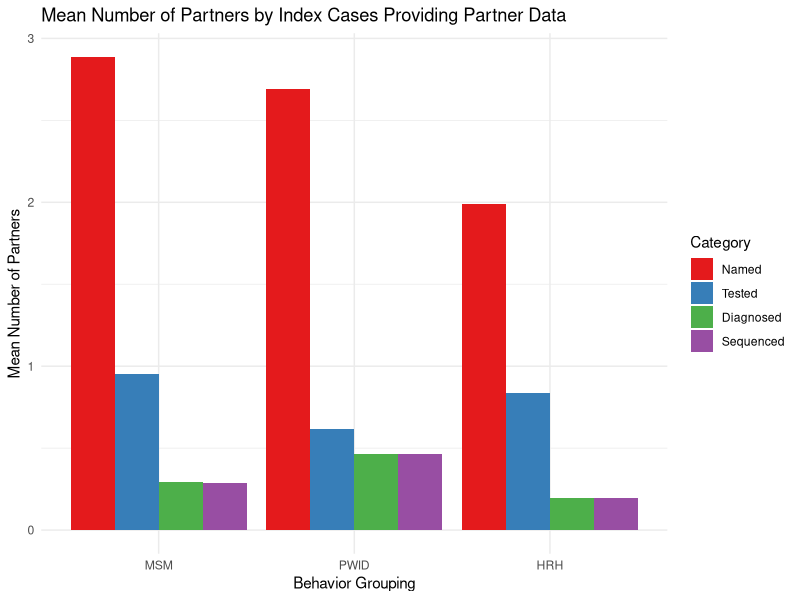
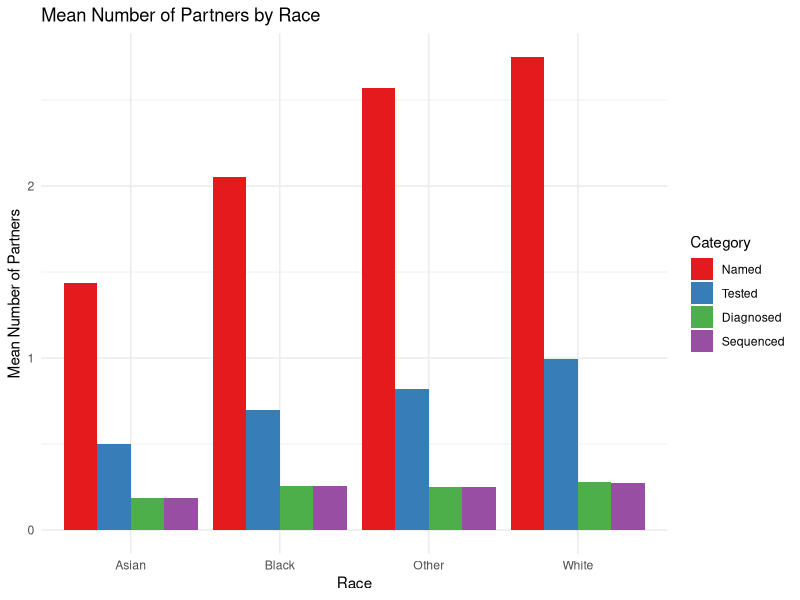
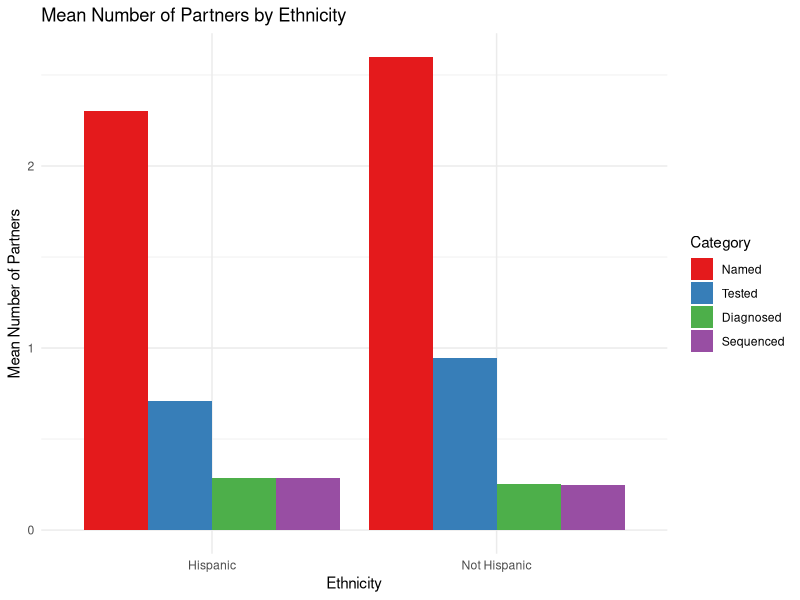
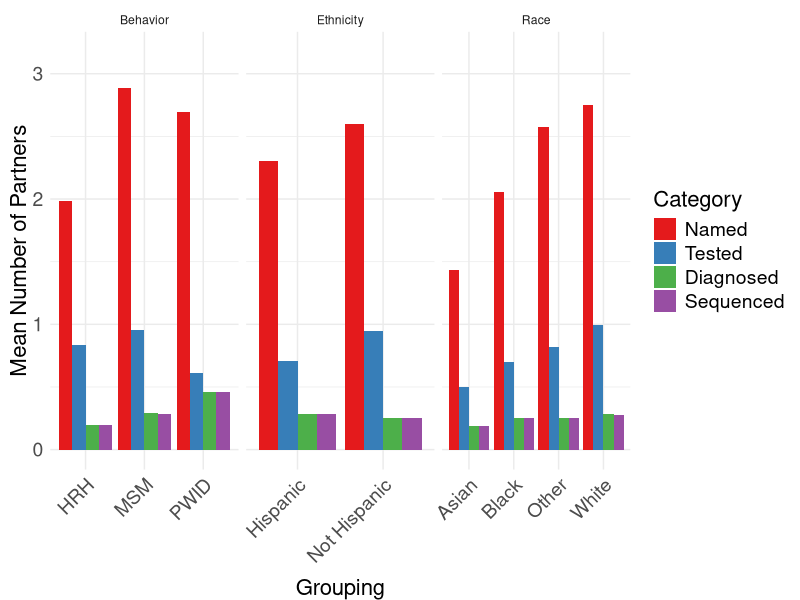
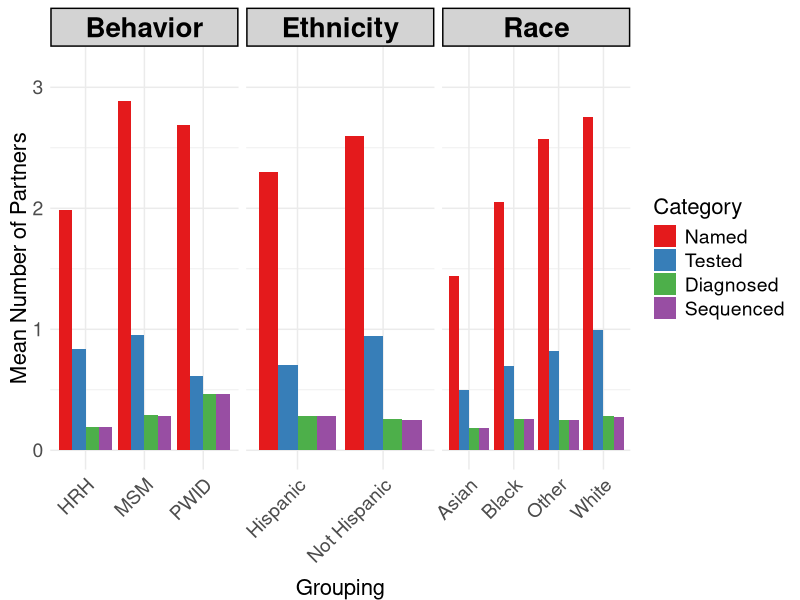

These charts were generated, in order, by the following R code:
library(tidyr)
library(ggplot2)


# Behavior

# Adjusted sample data based on the information provided
df <- data.frame(
  Grouping = c("MSM", "PWID", "HRH"),
  Named_Mean = c(794/275, 70/26, 318/160),  # Mean number of named partners
  Tested_Mean = c(262/275, 16/26, 134/160),  # Mean number of tested partners
  Diagnosed_Mean = c(81/275, 12/26, 31/160),  # Mean number of diagnosed partners in SDB
  Sequenced_Mean = c(79/275, 12/26, 31/160)  # Mean number of sequenced partners in SDB
)



df_long <- df %>%
  gather(Category, Value, -Grouping)


df_long$Category <- factor(df_long$Category, 
                           levels = c("Named_Mean", "Tested_Mean", "Diagnosed_Mean", "Sequenced_Mean"))




# Plot
ggplot(df_long, aes(x = factor(Grouping, levels=c("MSM", "PWID", "HRH")), 
                    y = Value, fill = Category)) +
  geom_bar(stat = "identity", position = "dodge") +
  labs(title = "Mean Number of Partners by Index Cases Providing Partner Data",
       y = "Mean Number of Partners",
       x = "Behavior Grouping") +
  scale_fill_brewer(palette="Set1", 
                    breaks=c("Named_Mean", "Tested_Mean", "Diagnosed_Mean", "Sequenced_Mean"),
                    labels=c("Named", "Tested", "Diagnosed", "Sequenced")) +
  theme_minimal()


# Race

df_race <- data.frame(
  Grouping = c("White", "Black", "Asian", "Other"),
  Named_Mean = c(861/313, 273/133, 23/16, 72/28),
  Tested_Mean = c(311/313, 93/133, 8/16, 23/28),
  Diagnosed_Mean = c(88/313, 34/133, 3/16, 7/28),
  Sequenced_Mean = c(86/313, 34/133, 3/16, 7/28)
)

df_race_long <- df_race %>%
  gather(Category, Value, -Grouping)

df_race_long$Category <- factor(df_race_long$Category, 
                                levels = c("Named_Mean", "Tested_Mean", "Diagnosed_Mean", "Sequenced_Mean"))



ggplot(df_race_long, aes(x = Grouping, 
                         y = Value, fill = Category)) +
  geom_bar(stat = "identity", position = "dodge") +
  labs(title = "Mean Number of Partners by Race",
       y = "Mean Number of Partners",
       x = "Race") +
  scale_fill_brewer(palette="Set1", 
                    breaks=c("Named_Mean", "Tested_Mean", "Diagnosed_Mean", "Sequenced_Mean"),
                    labels=c("Named", "Tested", "Diagnosed", "Sequenced")) +
  theme_minimal()



## Ethnicity


df_ethnicity <- data.frame(
  Grouping = c("Hispanic", "Not Hispanic"),
  Named_Mean = c(322/140, 928/357),
  Tested_Mean = c(99/140, 338/357),
  Diagnosed_Mean = c(40/140, 91/357),
  Sequenced_Mean = c(40/140, 89/357)
)

df_ethnicity_long <- df_ethnicity %>%
  gather(Category, Value, -Grouping)

df_ethnicity_long$Category <- factor(df_ethnicity_long$Category, 
                                     levels = c("Named_Mean", "Tested_Mean", "Diagnosed_Mean", "Sequenced_Mean"))

# Plot for Ethnicity
ggplot(df_ethnicity_long, aes(x = Grouping, 
                              y = Value, fill = Category)) +
  geom_bar(stat = "identity", position = "dodge") +
  labs(title = "Mean Number of Partners by Ethnicity",
       y = "Mean Number of Partners",
       x = "Ethnicity") +
  scale_fill_brewer(palette="Set1", 
                    breaks=c("Named_Mean", "Tested_Mean", "Diagnosed_Mean", "Sequenced_Mean"),
                    labels=c("Named", "Tested", "Diagnosed", "Sequenced")) +
  theme_minimal()


# Combine all datasets into one
df_long$Type <- "Behavior"
df_race_long$Type <- "Race"
df_ethnicity_long$Type <- "Ethnicity"

combined_df <- rbind(df_long, df_race_long, df_ethnicity_long)

# Plot
p <- ggplot(combined_df, aes(x = Grouping, y = Value, fill = Category)) +
  geom_bar(stat = "identity", position = "dodge") +
  labs(y = "Mean Number of Partners") +
  scale_fill_brewer(palette="Set1", 
                    breaks=c("Named_Mean", "Tested_Mean", "Diagnosed_Mean", "Sequenced_Mean"),
                    labels=c("Named", "Tested", "Diagnosed", "Sequenced"),
                    name="Category") +
  theme_minimal() +
  theme(
    plot.title = element_text(size = 18, face = "bold"),
    axis.title.x = element_text(size = 16, vjust=-0.5),  # vjust for vertical adjustment
    axis.title.y = element_text(size = 16, vjust=0.5),  # vjust for vertical adjustment
    axis.text.x = element_text(size = 14, angle = 45, hjust = 1),  # Angle for better label readability
    axis.text.y = element_text(size = 14),
    legend.text = element_text(size = 14),
    legend.title = element_text(size = 16),
  ) +
  facet_wrap(~Type, scales = "free_x", ncol = 3) +  # The 'scales' argument keeps the x-axis free, and 'ncol' specifies number of columns
  ylim(0, max(combined_df$Value) + 0.1*max(combined_df$Value))  # Ensure consistent y-axis with some space on top

print(p)

p <- 
  p + theme(
  plot.title = element_text(size = 18, face = "bold"),
  axis.title.x = element_text(size = 16, vjust=-0.5),  # vjust for vertical adjustment
  axis.title.y = element_text(size = 16, vjust=0.5),  # vjust for vertical adjustment
  axis.text.x = element_text(size = 14, angle = 45, hjust = 1),  # Angle for better label readability
  axis.text.y = element_text(size = 14),
  legend.text = element_text(size = 14),
  legend.title = element_text(size = 16),
  
  # Customizing the facet titles
  strip.text = element_text(size = 20, face = "bold", color = "black"),  # Make facet titles larger, bolder, and black
  strip.background = element_rect(fill = "lightgray", color = "black", size = 1)  # Change the background color and border of facet titles
)

# p <- p + 
#   theme(
#     plot.margin = margin(5, 40, 5, 5, "pt")  # Add more space on the right side
#   ) +
#   annotate(
#     geom = "text", x = Inf, y = Inf, 
#     label = "MSM: Men who have Sex with Men",
#     hjust = 1.5, vjust = 1, size = 4, 
#     family = "sans", color = "black"
#   ) +
#   annotate(
#     geom = "text", x = Inf, y = Inf - 0.1, 
#     label = "HRH: High-Risk Heterosexuals",
#     hjust = 1.5, vjust = 1, size = 4, 
#     family = "sans", color = "black"
#   ) +
#   annotate(
#     geom = "text", x = Inf, y = Inf - 0.2, 
#     label = "PWID: Persons who Inject Drugs",
#     hjust = 1.5, vjust = 1, size = 4, 
#     family = "sans", color = "black"
#   ) +
#   theme(
#     strip.text = element_text(size = 20, face = "bold", color = "black"),  
#     strip.background = element_rect(fill = "lightgray", color = "black", linewidth = 1)  
#   )

print(p)
